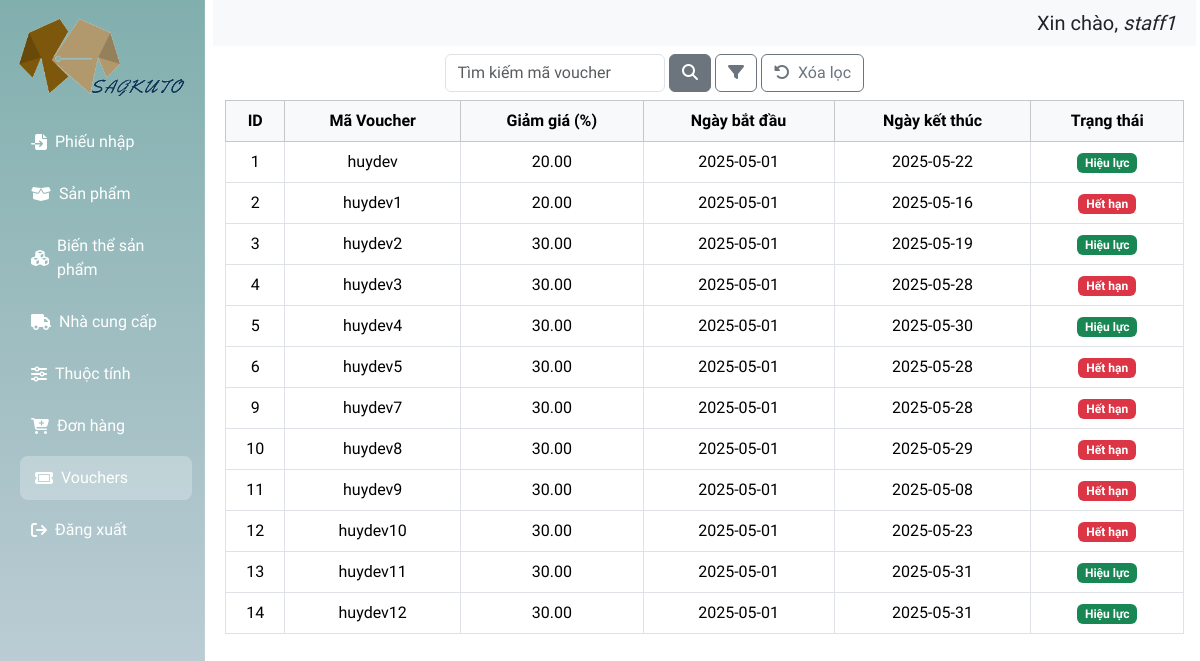
The page /admin/index.php?page=vouchers&pageadmin=1 (signed in) on the database as committed earlier.
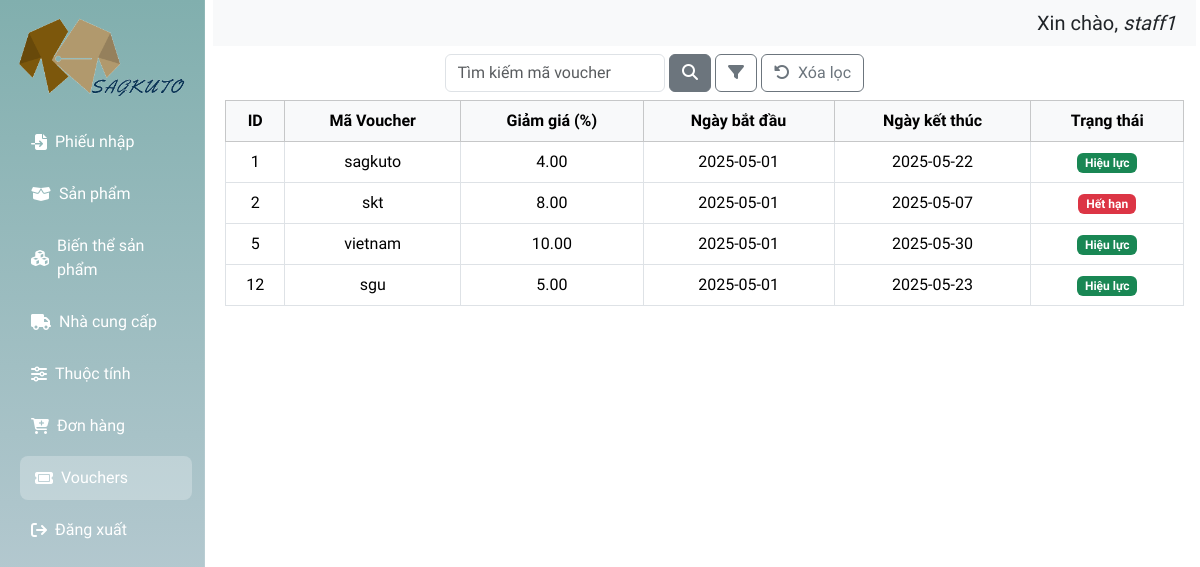
The same page on the database as committed later.
### tables this page shows
CREATE TABLE `users` (
  `user_id` int(11) NOT NULL,
  `name` varchar(100) NOT NULL,
  `password` varchar(255) NOT NULL,
  `email` varchar(100) DEFAULT NULL,
  `phone` varchar(20) DEFAULT NULL,
  `role_id` int(11) DEFAULT NULL,
  `status` tinyint(4) DEFAULT 1,
  `otp` varchar(6) DEFAULT NULL,
  `otp_expired_at` datetime DEFAULT NULL
);

CREATE TABLE `vouchers` (
  `voucher_id` int(11) NOT NULL,
  `code` varchar(50) NOT NULL,
  `discount` decimal(10,2) NOT NULL,
  `start_date` date DEFAULT NULL,
  `end_date` date DEFAULT NULL,
  `status` enum('active','inactive') DEFAULT 'active'
);

### database/DBConnection.php (called while the page is built, shortened)
<?php
class DBConnect
{
    private static $instance = null;
    private $pdo;
    private $host = 'localhost';
    private $dbname = 'db_web_quanao';
    private $username = 'root';
    private $password = '';
    private function __construct()
    {
        try {
            $this->pdo = new PDO(
                "mysql:host={$this->host};dbname={$this->dbname};charset=utf8",
                $this->username,
                $this->password
            );
            $this->pdo->setAttribute(PDO::ATTR_ERRMODE, PDO::ERRMODE_EXCEPTION);
            $this->pdo->setAttribute(PDO::ATTR_DEFAULT_FETCH_MODE, PDO::FETCH_ASSOC);
        } catch (PDOException $e) {
            die("Kết nối thất bại: " . $e->getMessage());
        }
    }
    public static function getInstance()
    {
        if (self::$instance === null) {
            self::$instance = new DBConnect();
        }
        return self::$instance;
    }
    public function select($sql, $params = [])
    {
        $stmt = $this->pdo->prepare($sql);
        $stmt->execute($params);
        return $stmt->fetchAll();
    }
}

### admin/ajax/permission_helper.php (called while the page is built, shortened)
<?php
function hasPermission($permission_name, $action = 'read') {
    $role_id = $_SESSION['role_id'] ?? null;
    $db = DBConnect::getInstance();
    $query = "
        SELECT 1 FROM role_permission_details rpd
        JOIN permissions p ON rpd.permission_id = p.permission_id
        WHERE rpd.role_id = ? AND p.name = ? AND rpd.action = ?
        LIMIT 1
    ";
    $result = $db->select($query, [$role_id, $permission_name, $action]);
    return !empty($result);
}

### admin/layout/vouchers.php (the view, shortened to what this page needs)
<?php
require_once '../database/DBConnection.php';
$db = DBConnect::getInstance();
$filter = '';
$params = [];
$sql = "SELECT * FROM vouchers WHERE 1 $filter ORDER BY voucher_id ASC";
$vouchers = $db->select($sql, $params);
?>
<div class="top-bar">
    <div class="search-filter-group">
        <input type="text" class="form-control" placeholder="Tìm kiếm mã voucher" id="searchVoucher" />
        <button class="btn btn-secondary" id="btnSearchVoucher" type="button" style="pointer-events:auto;">
            <i class="fa-solid fa-search"></i>
        </button>
        <button class="btn btn-outline-secondary rounded" id="btnToggleFilterVoucher">
            <i class="fa fa-filter"></i>
        </button>
        <button type="button" class="btn btn-outline-secondary" id="btnClearFilterVoucher">
            <i class="fa-solid fa-rotate-left me-1"></i> Xóa lọc
        </button>
    </div>
</div>
<div class="table-responsive">
    <table class="table table-bordered align-middle text-center">
        <thead class="table-light">
            <tr>
                <th>ID</th>
                <th>Mã Voucher</th>
                <th>Giảm giá (%)</th>
                <th>Ngày bắt đầu</th>
                <th>Ngày kết thúc</th>
                <th>Trạng thái</th>
            </tr>
        </thead>
        <tbody>
            <?php foreach ($vouchers as $voucher): ?>
                <tr>
                    <td><?= $voucher['voucher_id'] ?></td>
                    <td><?= htmlspecialchars($voucher['code']) ?></td>
                    <td><?= $voucher['discount'] ?></td>
                    <td><?= $voucher['start_date'] ?></td>
                    <td><?= $voucher['end_date'] ?></td>
                    <td>
                        <?php
                        $today = date('Y-m-d');
                        echo ($voucher['status'] === 'inactive' || $voucher['end_date'] < $today)
                            ? '<span class="badge bg-danger">Hết hạn</span>'
                            : '<span class="badge bg-success">Hiệu lực</span>';
                        ?>
                    </td>
                </tr>
            <?php endforeach ?>
        </tbody>
    </table>
</div>
</div>

### admin/index.php (shortened to what this page needs)
<?php
require_once __DIR__ . '/ajax/permission_helper.php';
?>
<!DOCTYPE html>
<html lang="en">
<head>
    <link href="https://cdn.jsdelivr.net/npm/bootstrap@5.3.5/dist/css/bootstrap.min.css" rel="stylesheet">
    <link rel="stylesheet" href="https://cdnjs.cloudflare.com/ajax/libs/font-awesome/6.7.2/css/all.min.css" />
    <link rel="stylesheet" href="./assets/css/sanpham.css">
    <link href="https://cdn.jsdelivr.net/npm/select2@4.1.0-rc.0/dist/css/select2.min.css" rel="stylesheet" />
    <link rel="stylesheet" href="https://cdn.jsdelivr.net/npm/sweetalert2@11/dist/sweetalert2.min.css">
    <link rel="stylesheet" href="../assets/fonts/font.css">
</head>
<body>
    <section class="d-flex position-relative">
        <?php
        $user_id = $_SESSION['admin_id'] ?? null;
        if ($user_id) {
            require_once(__DIR__ . '../../database/DBConnection.php');
            $db = DBConnect::getInstance();
            $stmt = $db->select("SELECT name FROM users WHERE user_id = ?", [$user_id]);
            if ($stmt) {
                $name = $stmt[0]['name'];
            } else {
                $name = "Không tìm thấy người dùng";
            }
        } else {
            $name = "Chưa đăng nhập";
        }
        $currentPage = $_GET['page'] ?? '';
        ?>
        <nav class="nav-left text-white p-3">
            <div class="text-center mb-4">
                <img src="../../assets/img/logo_favicon/logo.png" alt="logo" class="img-fluid" style="height:80px; width:100%;">
            </div>
            <ul class="nav flex-column">
                <?php if (hasPermission('Quản lý đơn nhập')): ?>
                    <li class="nav-item mb-2">
                        <a class="nav-link text-white d-flex align-items-center gap-2 <?= $currentPage === 'phieunhap' ? 'active' : '' ?>" href="index.php?page=phieunhap&pageadmin=1">
                            <i class="fa-solid fa-file-import"></i> <span>Phiếu nhập</span>
                        </a>
                    </li>
                <?php endif; ?>
                <?php if (hasPermission('Quản lý sản phẩm')): ?>
                    <li class="nav-item mb-2">
                        <a class="nav-link text-white d-flex align-items-center gap-2 <?= $currentPage === 'sanpham' ? 'active' : '' ?>" href="index.php?page=sanpham&pageadmin=1">
                            <i class="fa-solid fa-box-open"></i> <span>Sản phẩm</span>
                        </a>
                    </li>
                <?php endif; ?>
                <?php if (hasPermission('Quản lý sản phẩm')): ?>
                    <li class="nav-item mb-2">
                        <a class="nav-link text-white d-flex align-items-center gap-2 <?= $currentPage === 'bienthe' ? 'active' : '' ?>" href="index.php?page=bienthe&pageadmin=1">
                            <i class="fa-solid fa-cubes"></i> <span>Biến thể sản phẩm</span>
                        </a>
                    </li>
                <?php endif; ?>
                <?php if (hasPermission('Quản lý nhà cung cấp')): ?>
                    <li class="nav-item mb-2">
                        <a class="nav-link text-white d-flex align-items-center gap-2 <?= $currentPage === 'nhacungcap' ? 'active' : '' ?>" href="index.php?page=nhacungcap&pageadmin=1">
                            <i class="fas fa-truck"></i> <span>Nhà cung cấp</span>
                        </a>
                    </li>
                <?php endif; ?>
                <?php if (hasPermission('Quản lý thuộc tính')): ?>
                    <li class="nav-item mb-2">
                        <a class="nav-link text-white d-flex align-items-center gap-2 <?= $currentPage === 'thuoctinh' ? 'active' : '' ?>" href="index.php?page=thuoctinh&pageadmin=1">
                            <i class="fas fa-sliders-h"></i> <span>Thuộc tính</span>
                        </a>
                    </li>
                <?php endif; ?>
                <?php if (hasPermission('Quản lý đơn hàng')): ?>
                    <li class="nav-item mb-2">
                        <a class="nav-link text-white d-flex align-items-center gap-2 <?= $currentPage === 'donhang' ? 'active' : '' ?>" href="index.php?page=donhang&pageadmin=1">
                            <i class="fa fa-cart-plus"></i> <span>Đơn hàng</span>
                        </a>
                    </li>
                <?php endif; ?>
                <?php if (hasPermission('Quản lý thuộc tính')): ?>
                    <li class="nav-item mb-2">
                        <a class="nav-link text-white d-flex align-items-center gap-2 <?= $currentPage === 'vouchers' ? 'active' : '' ?>" href="index.php?page=vouchers&pageadmin=1">
                            <i class="fa-solid fa-ticket"></i> <span>Vouchers</span>
                        </a>
                    </li>
                <?php endif; ?>
                <li class="nav-item mb-2">
                    <a class="nav-link text-white d-flex align-items-center gap-2" href="index.php?action=logout">
                        <i class="fa-solid fa-sign-out"></i> <span>Đăng xuất</span>
                    </a>
                </li>
            </ul>
        </nav>
        <div class="quanlysp flex-fill me-3">
            <div class="infouser row p-2" style="background-color: #f8f9fa;">
                <div class="col-md text-end">
                    <p class="mb-0 fs-5">Xin chào, <i><?= htmlspecialchars($name) ?></i></p>
                </div>
            </div>
            <?php
            if (isset($_GET['page'])) {
                $page = $_GET['page'];
                switch ($page) {
                    case 'vouchers':
                        include '../admin/layout/vouchers.php';
                        break;
                }
            }
            ?>
    </section>
    <link href="https://cdn.jsdelivr.net/npm/select2@4.1.0-rc.0/dist/css/select2.min.css" rel="stylesheet" />
</body>
</html>

### admin/assets/css/sanpham.css (style rules this page uses)
.nav-left { position: fixed; top: 0; left: 0; width: 205px; height: 100vh; background-color: #f8f9fa; z-index: 1000; overflow-y: auto; border-right: 1px solid #dee2e6; }
.quanlysp { margin-left: 225px; }
button { transition: transform 0.3s cubic-bezier(0.4, 0, 0.2, 1); will-change: transform; }
.nav-left { height: 100vh; background: linear-gradient(180deg, #81afae, #c7d2dc); color: white; border-right: 1px solid rgba(255, 255, 255, 0.1); }
.nav-left .nav-link { font-size: 16px; padding: 10px 15px; border-radius: 8px; transition: background-color 0.2s, transform 0.2s; }
.nav-left .nav-link.active { background-color: rgba(255, 255, 255, 0.25); transform: translateX(4px); }

### admin/layout/vouchers.php (style rules this page uses)
.top-bar { display: flex; align-items: center; justify-content: space-between; padding: 0.5rem 1rem; }
.search-filter-group { display: flex; align-items: center; gap: 0.25rem; width: 420px; margin: 0 auto; }
#searchVoucher { flex: 1; }

Rows that differ between the two databases and show on the page:
removed vouchers: voucher_id "3", code "huydev2", discount "30.00", start_date "2025-05-01", end_date "2025-05-19", status "Hiệu lực"
removed vouchers: voucher_id "4", code "huydev3", discount "30.00", start_date "2025-05-01", end_date "2025-05-28", status "Hết hạn"
removed vouchers: voucher_id "6", code "huydev5", discount "30.00", start_date "2025-05-01", end_date "2025-05-28", status "Hết hạn"
removed vouchers: voucher_id "9", code "huydev7", discount "30.00", start_date "2025-05-01", end_date "2025-05-28", status "Hết hạn"
removed vouchers: voucher_id "10", code "huydev8", discount "30.00", start_date "2025-05-01", end_date "2025-05-29", status "Hết hạn"
removed vouchers: voucher_id "11", code "huydev9", discount "30.00", start_date "2025-05-01", end_date "2025-05-08", status "Hết hạn"
removed vouchers: voucher_id "13", code "huydev11", discount "30.00", start_date "2025-05-01", end_date "2025-05-31", status "Hiệu lực"
removed vouchers: voucher_id "14", code "huydev12", discount "30.00", start_date "2025-05-01", end_date "2025-05-31", status "Hiệu lực"
changed vouchers id 1: code "huydev" → "sagkuto"; discount "20.00" → "4.00"
changed vouchers id 2: code "huydev1" → "skt"; discount "20.00" → "8.00"; end_date "2025-05-16" → "2025-05-07"
changed vouchers id 5: code "huydev4" → "vietnam"; discount "30.00" → "10.00"
changed vouchers id 12: code "huydev10" → "sgu"; discount "30.00" → "5.00"; status "Hết hạn" → "Hiệu lực"
